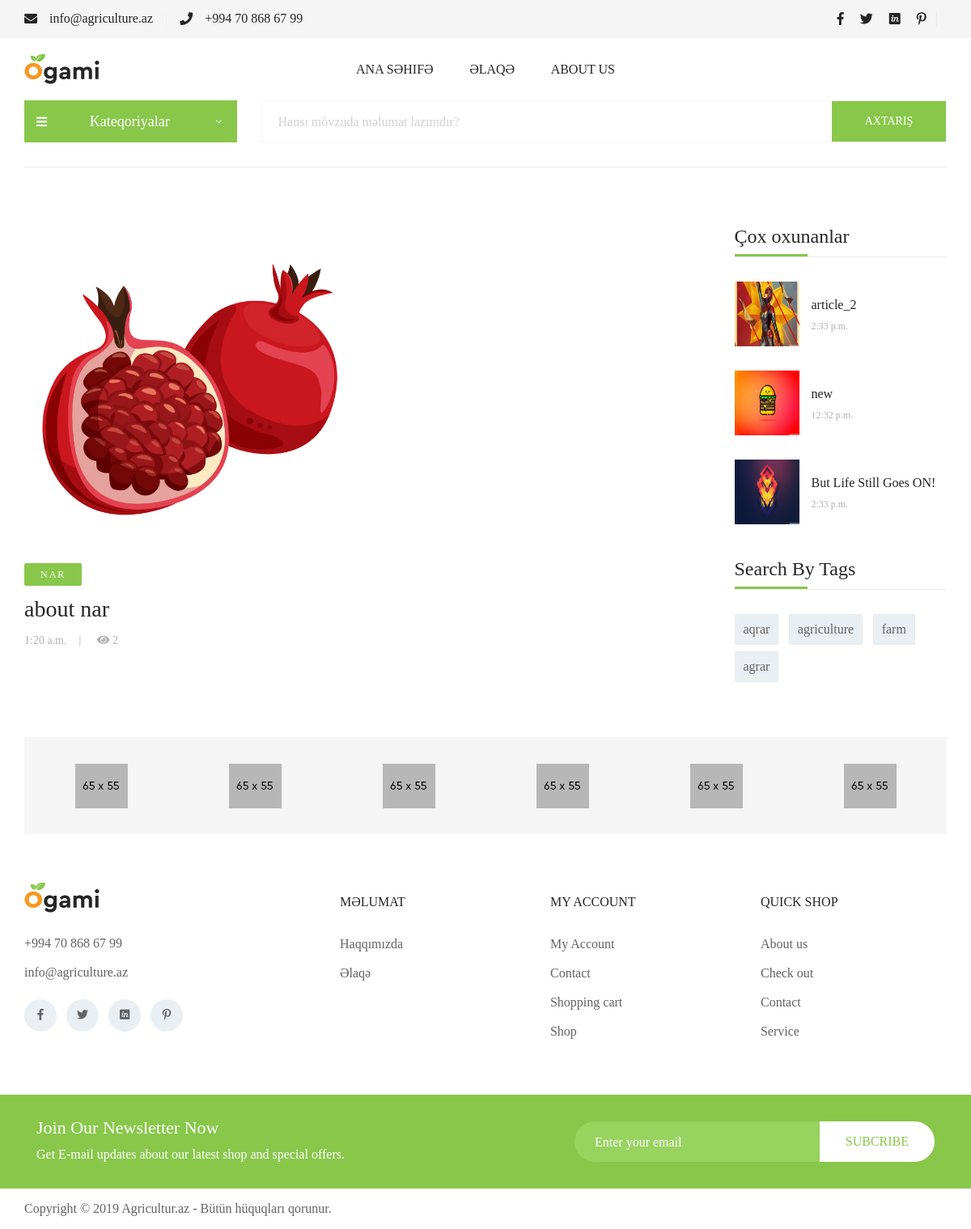
Page /categories/nar/ on the earlier database version.
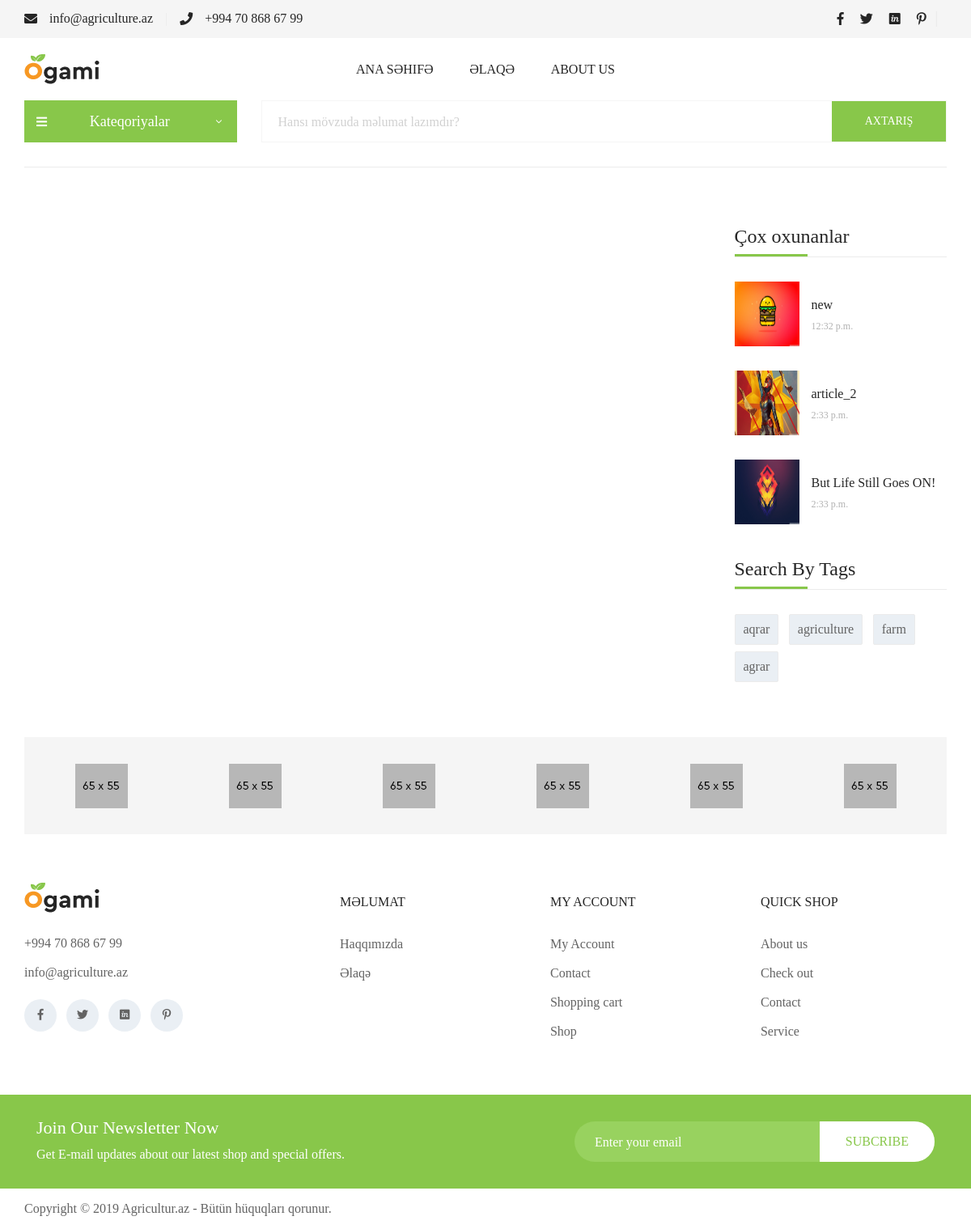
Same page on the later database version.
### article/models.py (models this page shows, shortened)
class Article(models.Model):
    title = models.CharField(max_length=50, blank=False)
    category = models.ForeignKey(Category, on_delete=models.CASCADE, blank=False)
    tags = models.ManyToManyField(Tag, blank=False)
    thumbnail = models.ImageField(blank=False, upload_to='article/thumbnails')
    content = models.TextField(blank=False)
    slug = models.SlugField(unique=True, max_length=60, editable=False)
    publish_date = models.TimeField(auto_now_add=True)
    viewscounter = models.IntegerField(default=0, blank=True)
    def get_absolute_url(self):
        return reverse('article_details', args=[str(self.slug)])

class Category(models.Model):
    name = models.CharField(max_length=50, blank=False)
    slug = models.SlugField(unique=True, max_length=60, editable=False)
    thumbnail = models.ImageField(upload_to='article/thumbnails/category/', blank=False)
    def __str__(self):
        return self.name
    def get_absolute_url(self):
        return reverse('bycategory', args=[str(self.slug)])

class Tag(models.Model):
    name = models.CharField(max_length=15, blank=False)
    slug = models.SlugField(unique=True, max_length=20, editable=False)
    def get_absolute_url(self):
        return reverse('bytag', args=[str(self.slug)])

### article/views.py (the view)
# urls.py: path('categories/<str:slug>/', views.bycategory, name='bycategory'),
def bycategory(request, slug):
    category = get_object_or_404(Category, slug=slug)
    categories = Category.objects.all()
    articles_list = Article.objects.filter(category=category)
    paginator = Paginator(articles_list, 2)
    page = request.GET.get('page')
    articles = paginator.get_page(page)
    mostviewed = Article.objects.all().order_by('-viewscounter')
    tags = Tag.objects.all()
    return render(request, 'article/bycategory.html', {'category': category, 'categories': categories, 'articles': articles, 'mostviewed': mostviewed, 'tags': tags})

### templates/article/bycategory.html (shortened to what this page needs)
{% load static %}
<!DOCTYPE html>
<html lang="en">
<head>
    <link rel="stylesheet" href="{% static 'assets/css/style.css' %}">
    <link rel="stylesheet" href="{% static 'assets/css/custom_bootstrap.css' %}">
    <link rel="stylesheet" href="{% static 'assets/css/normalize.css' %}">
    <link rel="stylesheet" href="{% static 'assets/css/fontawesome.css' %}">
    <link rel="stylesheet" href="{% static 'assets/css/elegant.css' %}">
    <link rel="stylesheet" href="{% static 'assets/css/animate.css' %}">
    <link rel="stylesheet" href="{% static 'assets/css/slick.css' %}">
    <link rel="stylesheet" href="{% static 'assets/css/scroll.css' %}">
    <link rel="stylesheet" href="{% static 'assets/css/icomoon.css' %}">
    <link rel="stylesheet" href="{% static 'assets/css/jquery.fancybox.min.css' %}">
</head>
<link rel="stylesheet" href="//code.jquery.com/ui/1.12.1/themes/base/jquery-ui.css">
<body>
<div id="main">
    <header>
        <div class="header-block d-flex align-items-center">
            <div class="container">
                <div class="row">
                    <div class="col-12 col-md-6">
                        <div class="header-left d-flex flex-column flex-md-row align-items-center">
                            <p class="d-flex align-items-center"><i class="fas fa-envelope"></i>info@agriculture.az
                            </p>
                            <p class="d-flex align-items-center"><i class="fas fa-phone"></i>+994 70 868 67 99</p>
                        </div>
                    </div>
                    <div class="col-12 col-md-6">
                        <div class="header-right d-flex flex-column flex-md-row justify-content-md-end justify-content-center align-items-center">
                            <div class="social-link d-flex"><a href=""><i class="fab fa-facebook-f"> </i></a><a href=""><i
                                    class="fab fa-twitter"></i></a><a href=""><i class="fab fa-invision"> </i></a><a
                                    href=""><i class="fab fa-pinterest-p"> </i></a></div>
                        </div>
                    </div>
                </div>
            </div>
        </div>
        <nav class="navigation d-flex align-items-center">
            <div class="container">
                <div class="row">
                    <div class="col-2"><a class="logo" href="{% url 'home' %}"><img
                            src="{% static 'assets/images/logo.png' %}" alt=""></a></div>
                    <div class="col-8">
                        <div class="navgition-menu d-flex align-items-center justify-content-center">
                            <ul class="mb-0">
                                <li class="toggleable"><a class="menu-item" href="{% url 'home' %}">Ana
                                    Səhifə</a></li>
                                <li class="toggleable"><a class="menu-item" href="{% url 'contact' %}">Əlaqə</a></li>
                                <li class="toggleable"><a class="menu-item" href="about_us.html">About us</a></li>
                            </ul>
                        </div>
                    </div>
                </div>
            </div>
        </nav>
        <div class="navigation-filter">
            <div class="container">
                <div class="row">
                    <div class="col-12 col-md-4 col-lg-4 col-xl-3 order-2 order-md-1">
                        <div class="department-menu_block">
                            <div class="department-menu d-flex justify-content-between align-items-center"><i
                                    class="fas fa-bars"></i>Kateqoriyalar<span><i
                                    class="arrow_carrot-down"></i></span></div>
                        </div>
                    </div>
                    <div class="col-12 col-md-8 col-lg-8 col-xl-9 order-1 order-md-2">
                        <div class="website-search">
                            <div class="row no-gutters">
                                <div class="col-8 col-md-8 col-lg-5 col-xl-10">
                                    <div class="search-input">
                                        <input class="no-round-input no-border" type="text"
                                               placeholder="Hansı mövzuda məlumat lazımdır?">
                                    </div>
                                </div>
                                <div class="col-4 col-md-4 col-lg-3 col-xl-2">
                                    <button class="no-round-btn">Axtarış</button>
                                </div>
                            </div>
                        </div>
                    </div>
                </div>
            </div>
        </div>
    </header>
    <div class="ogami-breadcrumb">
        <div class="container">
            <ul>
            </ul>
        </div>
    </div>
    <div class="blog-layout">
        <div class="container">
            <div class="row">
                <div class="col-12 col-xl-9">
                    <div class="blog-grid">
                        <div class="row">
                            {% for article in articles %}
                                <div class="col-md-6">
                                    <div class="blog-block">
                                        <div class="blog-img"><a href="{{ article.get_absolute_url }}"><img
                                                src="{{ article.thumbnail.url }}" alt="blog image"></a></div>
                                        <div class="blog-text">
                                            <h5 class="blog-tag">{{ article.category }}</h5><br><a class="blog-title"
                                                                                                   href="{{ article.get_absolute_url }}">{{ article.title }}</a>
                                            <div class="blog-credit">
                                                <p class="credit date">{{ article.publish_date }}</p>
                                                <p class="credit comment"><i
                                                        class="fas fa-eye"></i> {{ article.viewscounter }}</p>
                                            </div>
                                        </div>
                                    </div>
                                </div>
                            {% endfor %}
                        </div>
                    </div>
                </div>
                <div class="col-xl-3">
                    <div class="blog-sidebar">
                        <div class="blog-sidebar_recent-post">
                            <div class="recent-post_top mini-tab-title underline">
                                <h2 class="title">Çox oxunanlar</h2>
                            </div>
                            <div class="recent-post_bottom">
                                {% for article in mostviewed|slice:3 %}
                                    <div class="mini-post_block">
                                        <div class="mini-post_img"><a href="{{ article.get_absolute_url }}"><img
                                                src="{{ article.thumbnail.url }}" alt="blog image"></a></div>
                                        <div class="mini-post_text"><a
                                                href="{{ article.get_absolute_url }}">{{ article.title }}</a>
                                            <h5>{{ article.publish_date }}</h5>
                                        </div>
                                    </div>
                                {% endfor %}
                            </div>
                        </div>
                        <div class="blog-sidebar_tags">
                            <div class="tags_top mini-tab-title underline">
                                <h2 class="title">Search By Tags</h2>
                            </div>
                            <div class="tags_bottom">
                                {% for tag in tags %}
                                    <a class="tag-btn" href="{{ tag.get_absolute_url }}">{{ tag.name }}</a>
                                {% endfor %}
                            </div>
                        </div>
                    </div>
                </div>
            </div>
        </div>
    </div>
    <div class="partner">
        <div class="container">
            <div class="partner_block d-flex justify-content-between" data-slick="{&quot;slidesToShow&quot;: 6}">
                <div class="partner--logo" href=""><a href="#"><img
                        src="{% static 'assets/images/partner/partner_01.png' %}"
                        alt="partner logo"></a></div>
                <div class="partner--logo" href=""><a href="#"><img
                        src="{% static 'assets/images/partner/partner_02.png' %}"
                        alt="partner logo"></a></div>
                <div class="partner--logo" href=""><a href="#"><img
                        src="{% static 'assets/images/partner/partner_01.png' %}"
                        alt="partner logo"></a></div>
                <div class="partner--logo" href=""><a href="#"><img
                        src="{% static 'assets/images/partner/partner_02.png' %}"
                        alt="partner logo"></a></div>
                <div class="partner--logo" href=""><a href="#"><img
                        src="{% static 'assets/images/partner/partner_01.png' %}"
                        alt="partner logo"></a></div>
                <div class="partner--logo" href=""><a href="#"><img
                        src="{% static 'assets/images/partner/partner_02.png' %}" alt="partner logo"></a></div>
            </div>
        </div>
    </div>
    <footer>
        <div class="container">
            <div class="row">
                <div class="col-12 col-sm-12 col-md-4 text-sm-center text-md-left">
                    <div class="footer-logo"><img src="{% static 'assets/images/logo.png' %}" alt=""></div>
                    <div class="footer-contact">
                        <p>+994 70 868 67 99</p>
                        <p>info@agriculture.az</p>
                    </div>
                    <div class="footer-social"><a class="round-icon-btn" href=""><i
                            class="fab fa-facebook-f"> </i></a><a class="round-icon-btn" href=""><i
                            class="fab fa-twitter"></i></a><a class="round-icon-btn" href=""><i
                            class="fab fa-invision"> </i></a><a class="round-icon-btn" href=""><i
                            class="fab fa-pinterest-p"></i></a></div>
                </div>
                <div class="col-md-8">
                    <div class="row">
                        <div class="col-12 col-sm-4 text-sm-center text-md-left">
                            <div class="footer-quicklink">
                                <h5>Məlumat</h5><a href="about_us.html">Haqqımızda</a><a href="{% url 'contact' %}">Əlaqə</a>
                            </div>
                        </div>
                        <div class="col-12 col-sm-4 text-sm-center text-md-left">
                            <div class="footer-quicklink">
                                <h5>My Account</h5><a href="login.html">My Account</a><a href="contact.html">Contact</a><a
                                    href="shop_cart.html">Shopping cart</a><a href="shop_grid+list_3col.html">Shop</a>
                            </div>
                        </div>
                        <div class="col-12 col-sm-4 text-sm-center text-md-left">
                            <div class="footer-quicklink">
                                <h5>Quick Shop</h5><a href="about_us.html">About us</a><a href="checkout.html">Check
                                out</a><a href="contact.html">Contact</a><a href="about_us.html">Service</a>
                            </div>
                        </div>
                    </div>
                </div>
            </div>
        </div>
        <div class="newletter">
            <div class="container">
                <div class="row justify-content-between align-items-center">
                    <div class="col-12 col-md-7">
                        <div class="newletter_text text-center text-md-left">
                            <h5>Join Our Newsletter Now</h5>
                            <p>Get E-mail updates about our latest shop and special offers.</p>
                        </div>
                    </div>
                    <div class="col-12 col-md-5">
                        <div class="newletter_input">
                            <input class="round-input" type="text" placeholder="Enter your email">
                            <button>Subcribe</button>
                        </div>
                    </div>
                </div>
            </div>
        </div>
        <div class="footer-credit">
            <div class="container">
                <div class="footer-creadit_block d-flex flex-column flex-md-row justify-content-start justify-content-md-between align-items-baseline align-items-md-center">
                    <p class="author">Copyright © 2019 Agricultur.az - Bütün hüquqları qorunur.</p>
                </div>
            </div>
        </div>
    </footer>
</div>
</body>
</html>

Differences in the rows shown:
removed Article: thumbnail (picture), category "NAR", title "about nar", publish_date "1:20 a.m.", viewscounter "2"
changed Article "new": moves up the list
